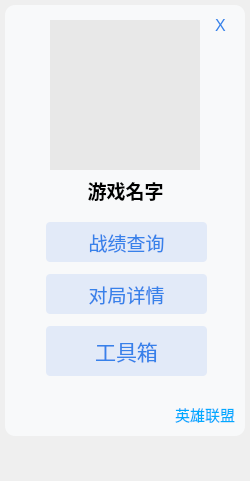
<?xml version="1.0" encoding="UTF-8"?>
<ui version="4.0">
 <class>Frame</class>
 <widget class="QFrame" name="Frame">
  <property name="enabled">
   <bool>true</bool>
  </property>
  <property name="geometry">
   <rect>
    <x>0</x>
    <y>0</y>
    <width>250</width>
    <height>481</height>
   </rect>
  </property>
  <property name="contextMenuPolicy">
   <enum>Qt::DefaultContextMenu</enum>
  </property>
  <property name="windowTitle">
   <string>Frame</string>
  </property>
  <widget class="QWidget" name="widget_1" native="true">
   <property name="enabled">
    <bool>true</bool>
   </property>
   <property name="geometry">
    <rect>
     <x>0</x>
     <y>0</y>
     <width>250</width>
     <height>441</height>
    </rect>
   </property>
   <property name="styleSheet">
    <string notr="true">
QWidget#widget_1{
background-color:#f8f9fa;
border-radius:10px;
border: 5px, white;
margin: 5px;
}

QPushButton#Button_X{
background-color:#f8f9fa;
}

QPushButton:hover#Button_X{
background-color: rgba(181.000, 202.000, 244.000, 0.333);
}
QPushButton:pressed#Button_X {
   padding-right:6px; /*鼠标按下不放时背景颜色*/
	padding-bottom:3px;

}

QPushButton {
	background-color: rgba(181.000, 202.000, 244.000, 0.333); /*背景颜色*/
	color: #3781ea;
    border:0px solid #dadce0;
    padding: 4px 8px;
    border-radius: 4px;
}

QPushButton:hover {
    background-color:rgb(213, 221, 234); /*鼠标悬停时背景颜色*/
}
/*注意pressed一定要放在hover的后面，否则没有效果*/
QPushButton:pressed {
     padding-right:0px; /*鼠标按下不放时背景颜色*/
	padding-bottom:0px;
}
QLabel#state{
color:rgb(0, 170, 255);
}</string>
   </property>
   <widget class="QLabel" name="profile">
    <property name="geometry">
     <rect>
      <x>50</x>
      <y>20</y>
      <width>150</width>
      <height>150</height>
     </rect>
    </property>
    <property name="minimumSize">
     <size>
      <width>150</width>
      <height>150</height>
     </size>
    </property>
    <property name="maximumSize">
     <size>
      <width>150</width>
      <height>150</height>
     </size>
    </property>
    <property name="styleSheet">
     <string notr="true">background:rgb(232, 232, 232)</string>
    </property>
    <property name="text">
     <string/>
    </property>
    <property name="pixmap">
     <pixmap>C:/Users/lnori/Desktop/4804.jpg</pixmap>
    </property>
    <property name="scaledContents">
     <bool>true</bool>
    </property>
   </widget>
   <widget class="QLabel" name="name">
    <property name="geometry">
     <rect>
      <x>10</x>
      <y>170</y>
      <width>231</width>
      <height>41</height>
     </rect>
    </property>
    <property name="font">
     <font>
      <pointsize>14</pointsize>
      <weight>75</weight>
      <bold>true</bold>
     </font>
    </property>
    <property name="layoutDirection">
     <enum>Qt::LeftToRight</enum>
    </property>
    <property name="autoFillBackground">
     <bool>false</bool>
    </property>
    <property name="text">
     <string>游戏名字</string>
    </property>
    <property name="textFormat">
     <enum>Qt::AutoText</enum>
    </property>
    <property name="scaledContents">
     <bool>true</bool>
    </property>
    <property name="alignment">
     <set>Qt::AlignCenter</set>
    </property>
   </widget>
   <widget class="QWidget" name="layoutWidget">
    <property name="geometry">
     <rect>
      <x>11</x>
      <y>220</y>
      <width>231</width>
      <height>161</height>
     </rect>
    </property>
    <layout class="QVBoxLayout" name="verticalLayout">
     <property name="spacing">
      <number>10</number>
     </property>
     <property name="leftMargin">
      <number>35</number>
     </property>
     <property name="rightMargin">
      <number>35</number>
     </property>
     <item>
      <widget class="QPushButton" name="match_query">
       <property name="enabled">
        <bool>true</bool>
       </property>
       <property name="minimumSize">
        <size>
         <width>0</width>
         <height>40</height>
        </size>
       </property>
       <property name="font">
        <font>
         <pointsize>14</pointsize>
        </font>
       </property>
       <property name="text">
        <string>战绩查询</string>
       </property>
      </widget>
     </item>
     <item>
      <widget class="QPushButton" name="math_details">
       <property name="minimumSize">
        <size>
         <width>0</width>
         <height>40</height>
        </size>
       </property>
       <property name="font">
        <font>
         <pointsize>14</pointsize>
        </font>
       </property>
       <property name="text">
        <string>对局详情</string>
       </property>
      </widget>
     </item>
     <item>
      <widget class="QPushButton" name="setting">
       <property name="minimumSize">
        <size>
         <width>0</width>
         <height>50</height>
        </size>
       </property>
       <property name="maximumSize">
        <size>
         <width>3333333</width>
         <height>16777215</height>
        </size>
       </property>
       <property name="font">
        <font>
         <pointsize>16</pointsize>
        </font>
       </property>
       <property name="text">
        <string>工具箱</string>
       </property>
      </widget>
     </item>
    </layout>
   </widget>
   <widget class="QWidget" name="layoutWidget">
    <property name="geometry">
     <rect>
      <x>10</x>
      <y>390</y>
      <width>231</width>
      <height>51</height>
     </rect>
    </property>
    <layout class="QHBoxLayout" name="horizontalLayout_2">
     <property name="spacing">
      <number>0</number>
     </property>
     <property name="rightMargin">
      <number>6</number>
     </property>
     <property name="bottomMargin">
      <number>3</number>
     </property>
     <item>
      <spacer name="horizontalSpacer">
       <property name="orientation">
        <enum>Qt::Horizontal</enum>
       </property>
       <property name="sizeHint" stdset="0">
        <size>
         <width>40</width>
         <height>20</height>
        </size>
       </property>
      </spacer>
     </item>
     <item>
      <widget class="QLabel" name="state">
       <property name="font">
        <font>
         <pointsize>11</pointsize>
        </font>
       </property>
       <property name="contextMenuPolicy">
        <enum>Qt::CustomContextMenu</enum>
       </property>
       <property name="layoutDirection">
        <enum>Qt::LeftToRight</enum>
       </property>
       <property name="text">
        <string>英雄联盟</string>
       </property>
       <property name="alignment">
        <set>Qt::AlignRight|Qt::AlignTrailing|Qt::AlignVCenter</set>
       </property>
      </widget>
     </item>
    </layout>
   </widget>
   <widget class="QLabel" name="label_3">
    <property name="geometry">
     <rect>
      <x>50</x>
      <y>20</y>
      <width>150</width>
      <height>150</height>
     </rect>
    </property>
    <property name="minimumSize">
     <size>
      <width>150</width>
      <height>150</height>
     </size>
    </property>
    <property name="maximumSize">
     <size>
      <width>150</width>
      <height>150</height>
     </size>
    </property>
    <property name="text">
     <string/>
    </property>
    <property name="pixmap">
     <pixmap>D:/lol-api/lol/icon/图层 2.png</pixmap>
    </property>
    <property name="scaledContents">
     <bool>true</bool>
    </property>
   </widget>
   <widget class="QPushButton" name="Button_X">
    <property name="geometry">
     <rect>
      <x>200</x>
      <y>10</y>
      <width>41</width>
      <height>31</height>
     </rect>
    </property>
    <property name="font">
     <font>
      <family>Arial</family>
      <pointsize>12</pointsize>
     </font>
    </property>
    <property name="styleSheet">
     <string notr="true"/>
    </property>
    <property name="text">
     <string>X</string>
    </property>
   </widget>
   <zorder>profile</zorder>
   <zorder>layoutWidget</zorder>
   <zorder>layoutWidget</zorder>
   <zorder>name</zorder>
   <zorder>label_3</zorder>
   <zorder>Button_X</zorder>
  </widget>
 </widget>
 <resources/>
 <connections/>
</ui>
